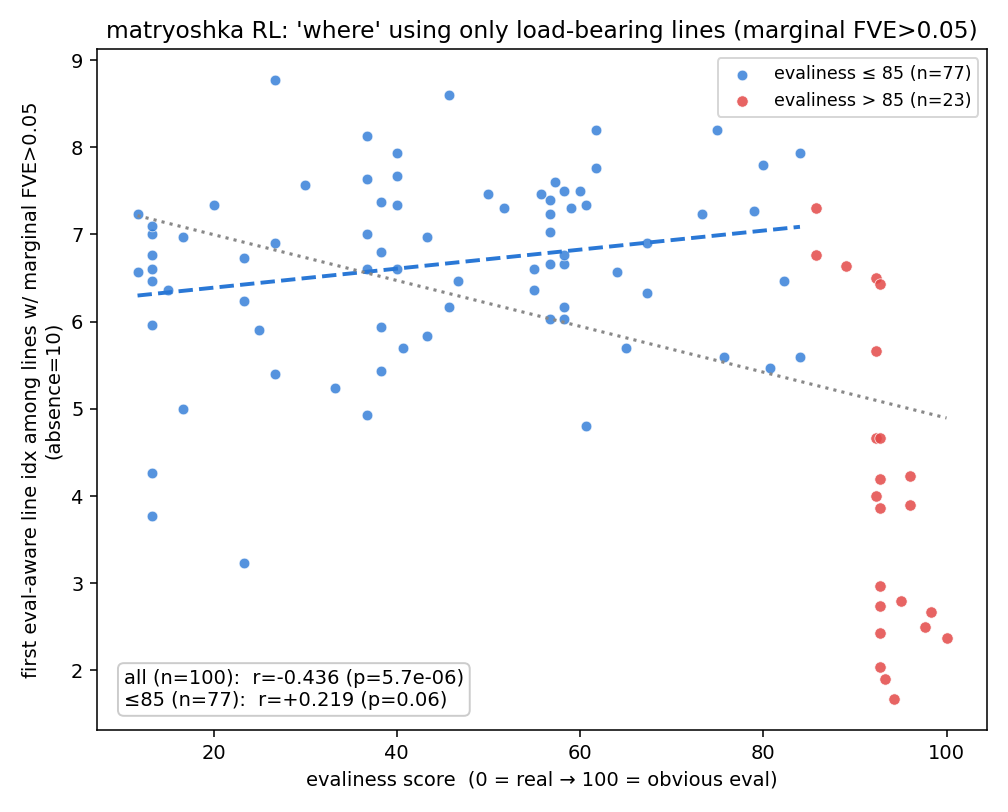

Write Python code to recreate this figure.
"""Redo the matryoshka 'where' correlation, but only counting lines whose MARGINAL
FVE > threshold (load-bearing lines) — does restricting to substantive lines change
the eval-y-vs-where relationship, and does anything survive excluding blatant prompts?

  OPENROUTER_API_KEY=$(cat ~/.openrouter_key) python3 realism_variants_fve_corr.py --fve-thr 0.05
"""
import argparse
import json
from pathlib import Path

import numpy as np
from scipy.stats import pearsonr, spearmanr

HERE = Path(__file__).resolve().parent
THR = 0.5


def main():
    ap = argparse.ArgumentParser()
    ap.add_argument("--fve-thr", type=float, default=0.05)
    ap.add_argument("--absence", type=float, default=10.0)
    args = ap.parse_args()

    cache = json.load(open(HERE / "realism_variants_line_scores.json"))
    verb = {v["id"]: v for v in json.load(open(HERE / "realism_variants_verb_mat_rl.json"))["variants"]}
    fve = {v["id"]: v for v in json.load(open(HERE / "realism_variants_fve.json"))["variants"]}

    def rows(fve_gate):
        xs, depth, freq = [], [], []
        n_kept, n_total = 0, 0
        for vid, vv in verb.items():
            marg = fve[vid]["marginal_fve"]
            per_pos, fl = [], []
            for pi, lines in enumerate(vv["lines"]):
                ls = [l.strip() for l in lines if l and l.strip()]
                mk = marg[pi] if pi < len(marg) else []
                # keep lines that are load-bearing (marginal FVE > gate); keep original salience index
                aware = []
                for k, ln in enumerate(ls):
                    load_bearing = (not fve_gate) or (k < len(mk) and mk[k] > args.fve_thr)
                    n_total += 1; n_kept += int(load_bearing)
                    if load_bearing and cache.get(ln) is not None and cache[ln] >= THR:
                        aware.append(k)
                if not ls:
                    continue
                per_pos.append(aware[0] if aware else args.absence)
                fl.append(1 if aware else 0)
            if per_pos:
                xs.append(vv["eval_score"]); depth.append(np.mean(per_pos)); freq.append(np.mean(fl))
        return np.array(xs), np.array(depth), np.array(freq), n_kept, n_total

    def report(label, x, y, sub=None):
        m = np.isfinite(x) & np.isfinite(y)
        if sub is not None:
            m &= sub
        r, p = pearsonr(x[m], y[m]); s, sp = spearmanr(x[m], y[m])
        print(f"  {label:34s} n={m.sum():3d}  Pearson r={r:+.3f} (p={p:.2e})  Spearman rho={s:+.3f}")

    for gate, lbl in [(False, "ALL lines (no FVE gate)"), (True, f"marginal FVE > {args.fve_thr}")]:
        x, d, f, nk, nt = rows(gate)
        keep = f"  [{nk}/{nt} lines kept, {100*nk/nt:.0f}%]" if gate else ""
        print(f"\n=== {lbl} ==={keep}")
        report("where (all variations)", x, d)
        report("where (evaliness<=85)", x, d, x <= 85)
        report("frequency (all)", x, f)
        report("frequency (evaliness<=85)", x, f, x <= 85)

    # scatter for the gated version
    x, d, f, nk, nt = rows(True)
    import matplotlib; matplotlib.use("Agg")
    import matplotlib.pyplot as plt
    fig, ax = plt.subplots(figsize=(7.2, 5.8))
    lo, hi = x <= 85, x > 85
    ax.scatter(x[lo], d[lo], s=30, alpha=0.8, color="#2a78d6", edgecolor="white", lw=0.4,
               label=f"evaliness ≤ 85 (n={lo.sum()})")
    ax.scatter(x[hi], d[hi], s=34, alpha=0.85, color="#e34948", edgecolor="white", lw=0.4,
               label=f"evaliness > 85 (n={hi.sum()})")
    b, a0 = np.polyfit(x[lo], d[lo], 1); xr = np.array([x[lo].min(), x[lo].max()])
    ax.plot(xr, b * xr + a0, color="#2a78d6", lw=2, ls="--")
    b2, a2 = np.polyfit(x, d, 1); xr2 = np.array([x.min(), x.max()])
    ax.plot(xr2, b2 * xr2 + a2, color="#888", lw=1.6, ls=":")
    r_all, p_all = pearsonr(x, d); r_lo, p_lo = pearsonr(x[lo], d[lo])
    ax.set_xlabel("evaliness score  (0 = real → 100 = obvious eval)")
    ax.set_ylabel(f"first eval-aware line idx among lines w/ marginal FVE>{args.fve_thr}\n(absence={args.absence:.0f})")
    ax.set_title(f"matryoshka RL: 'where' using only load-bearing lines (marginal FVE>{args.fve_thr})")
    ax.text(0.03, 0.03, f"all (n=100):  r={r_all:+.3f} (p={p_all:.1e})\n≤85 (n={lo.sum()}):  r={r_lo:+.3f} (p={p_lo:.2f})",
            transform=ax.transAxes, fontsize=10, va="bottom", bbox=dict(boxstyle="round", fc="white", ec="#ccc"))
    ax.legend(loc="upper right", fontsize=9)
    fig.tight_layout(); fig.savefig(HERE / "realism_variants_fve_corr.png", dpi=140)
    print("\n[saved] realism_variants_fve_corr.png")


if __name__ == "__main__":
    main()
